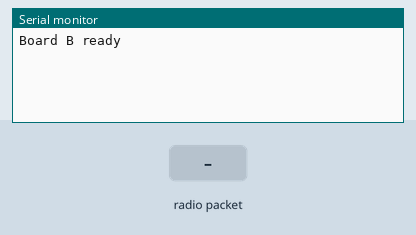
Simulated run of this sketch. Board: ESP8266 (NodeMCU). Shown: the last lines printed to the serial monitor. Inputs (shaded band) come from the test bench.

Above: at 1.2 s.
1.3 s: radio packet "1" arrives
At 2.5 s:
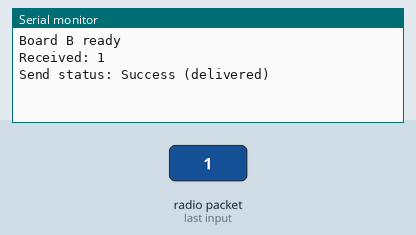
2.8 s: radio packet "0" arrives
At 3.8 s:
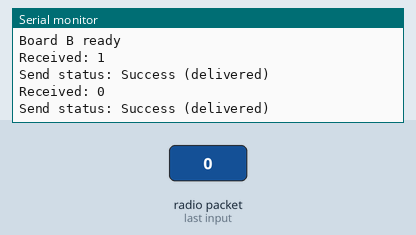
4.3 s: radio packet "2" arrives
At 5.0 s:
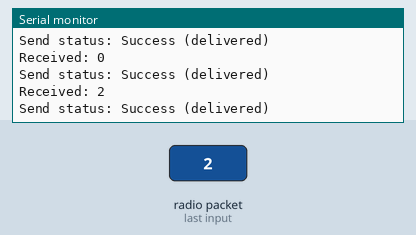

Measured:
- after the input at 1.3 s, the serial monitor: prints a new line at once (image 1)
- after the input at 2.8 s, the serial monitor: prints a new line at once (image 2)
- after the input at 4.3 s, the serial monitor: prints a new line at once (image 3)

The sketch:

Esp8266Rx.ino
```cpp
#include <ESP8266WiFi.h>
#include <espnow.h>
//  PUT BOARD A's MAC ADDRESS HERE
uint8_t BOARD_A_MAC[] = {0xA4, 0xCF, 0x12, 0x34, 0x56, 0x78};

void onReceive(uint8_t *mac, uint8_t *data, uint8_t len) {
  // FIX #2: Safe null-terminated copy
  char buf[251];
  if (len > 250) len = 250;
  memcpy(buf, data, len);
  buf[len] = '\0';

  Serial.print("Received: ");
  Serial.println(buf);
  // Reply back to Board A
  char reply[] = "Hi A, got it!";
  int sendResult = esp_now_send(BOARD_A_MAC, (uint8_t *)reply, strlen(reply) + 1);
  if (sendResult != 0) {
    Serial.print("Reply send failed to queue. Error: ");
    Serial.println(sendResult);
  }
}

void onSent(uint8_t *mac, uint8_t status) {
  Serial.print("Send status: ");
  Serial.println(status == 0 ? "Success (delivered)" : "Fail");
}

void setup() {
  Serial.begin(115200);
  WiFi.mode(WIFI_STA);

  if (esp_now_init() != 0) {
    Serial.println("ESP-NOW init failed");
    return;
  }

  esp_now_set_self_role(ESP_NOW_ROLE_COMBO);
  esp_now_register_recv_cb(onReceive);
  esp_now_register_send_cb(onSent);

  // FIX #3: Check peer registration
  int result = esp_now_add_peer(BOARD_A_MAC, ESP_NOW_ROLE_COMBO, 1, NULL, 0);
  if (result != 0) {
    Serial.print("Failed to add peer. Error code: ");
    Serial.println(result);
    return;
  }

  Serial.println("Board B ready");
}

void loop() {
  // Nothing here — replies are sent from onReceive()
}
```
